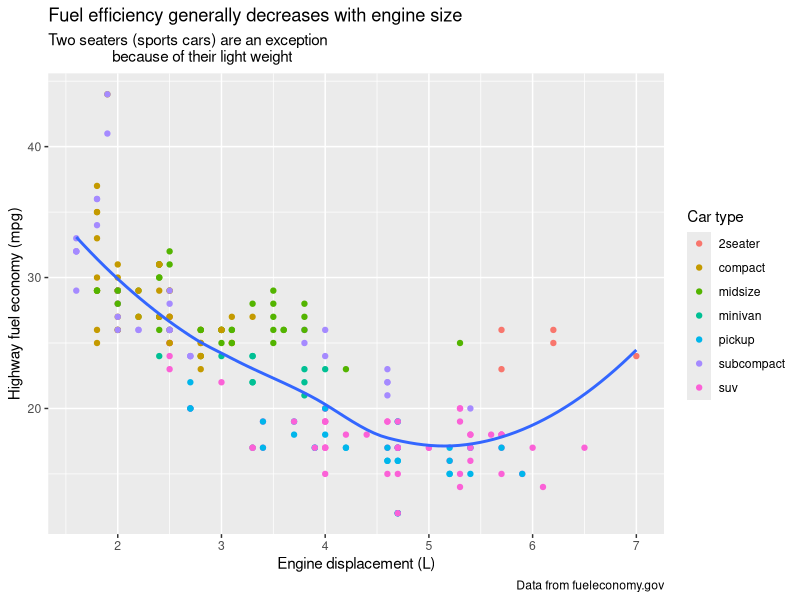
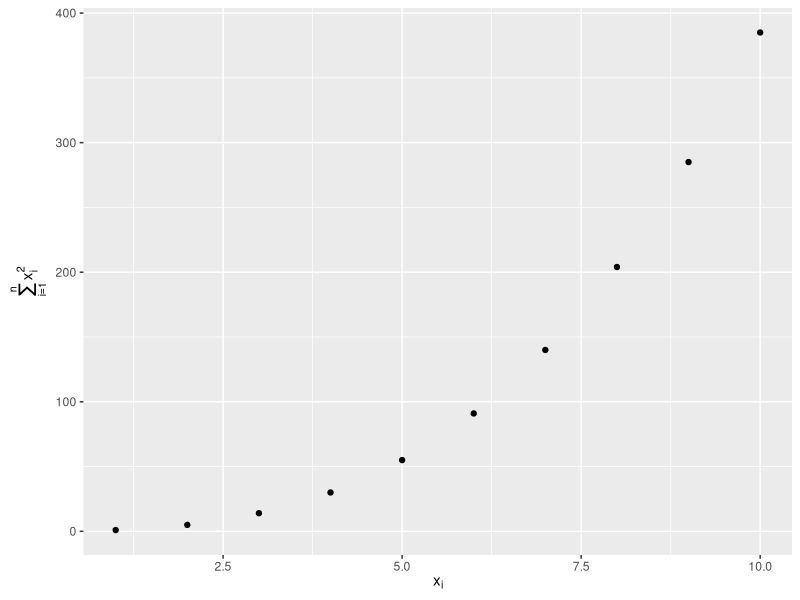
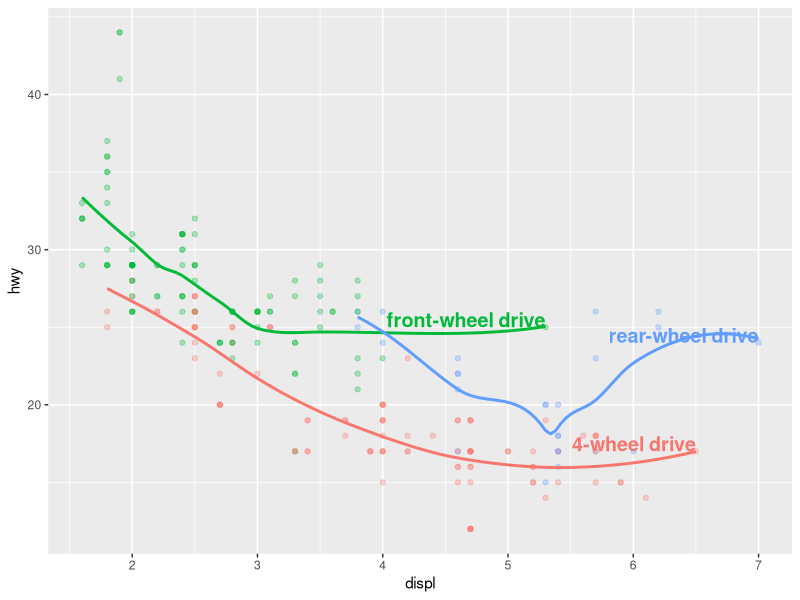
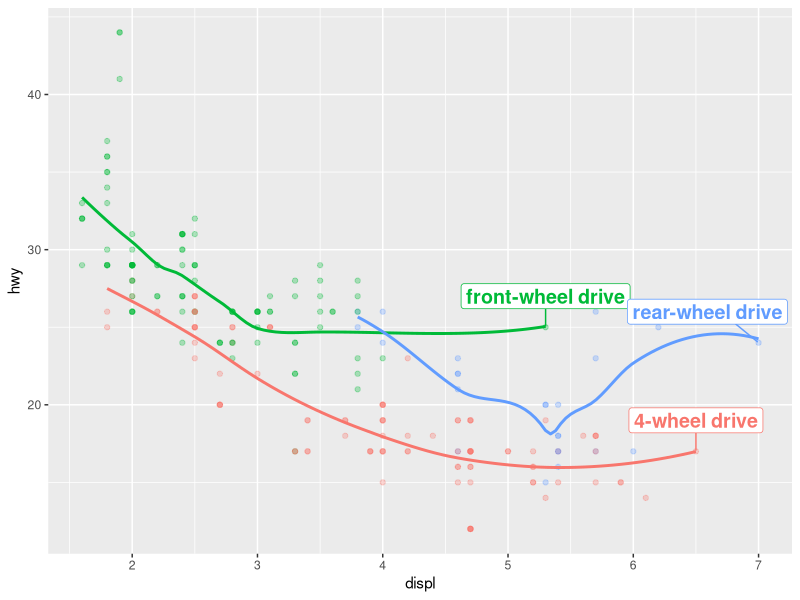
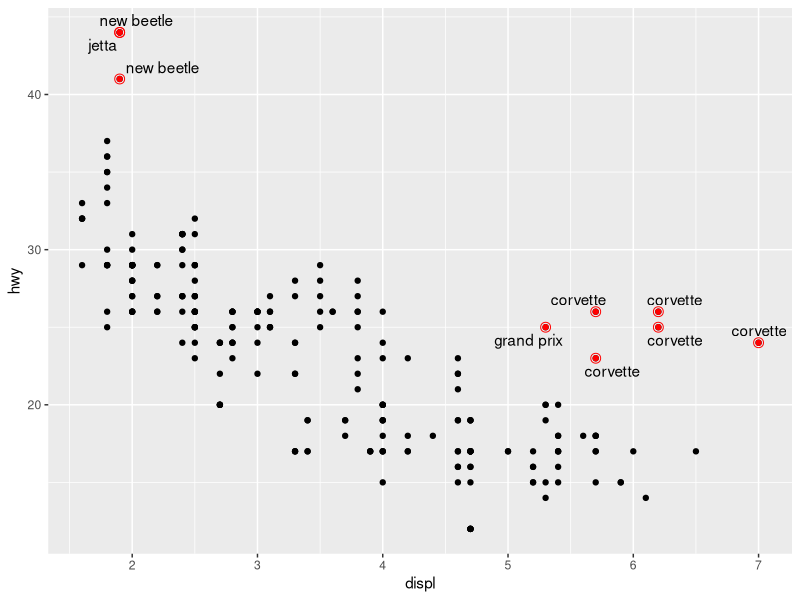
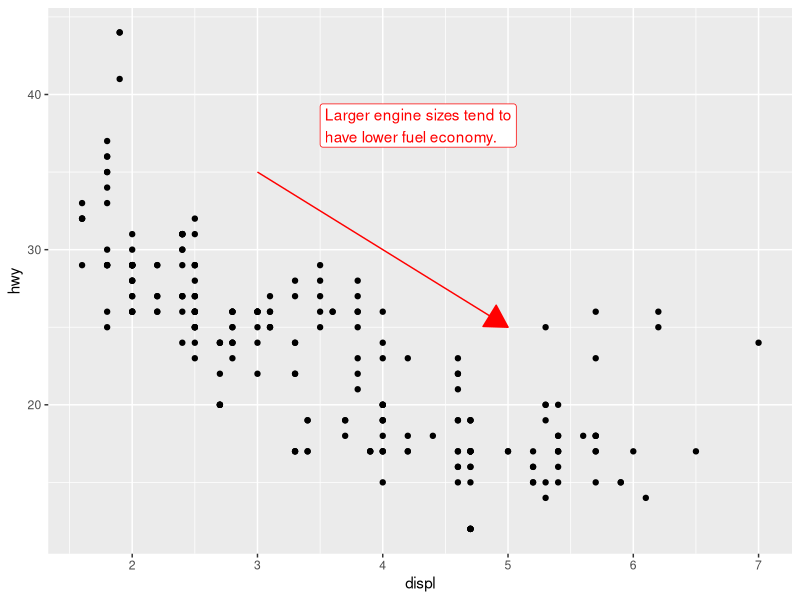
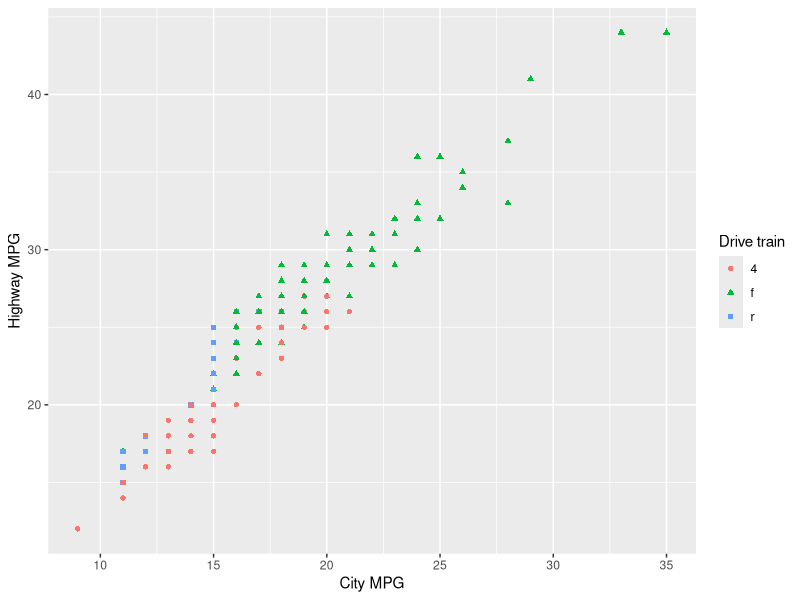
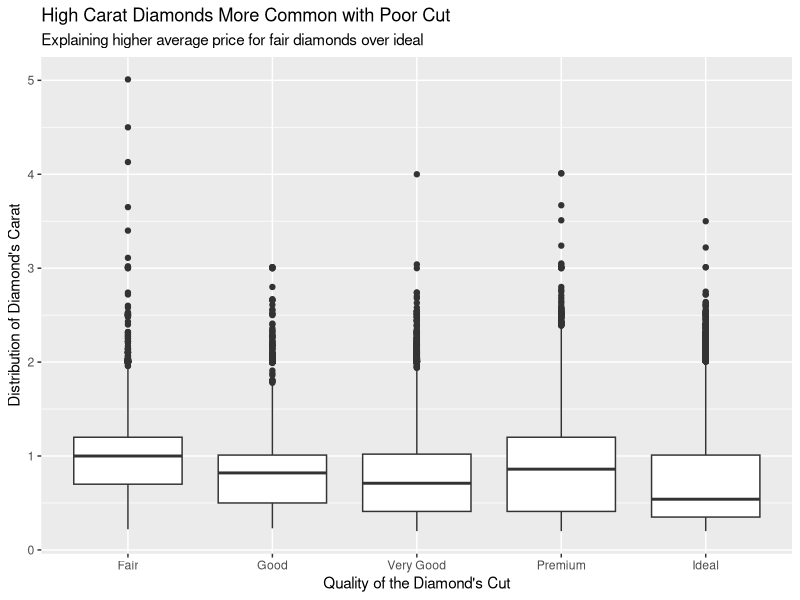

Here is the R script that generated these plots, in order:
library(tidyverse)
library(scales)
library(ggrepel)
library(patchwork)

ggplot(mpg, aes(x = displ, y = hwy)) +
  geom_point(aes(color = class)) +
  geom_smooth(se = FALSE) +
  labs(
    x = "Engine displacement (L)",
    y = "Highway fuel economy (mpg)",
    color = "Car type",
    title = "Fuel efficiency generally decreases with engine size",
    subtitle = "Two seaters (sports cars) are an exception
                because of their light weight",
    caption = "Data from fueleconomy.gov"
  )


df <- tibble(
  x = 1:10,
  y = cumsum(x^2)
)
# possible to use mathematical notation in labels as well
ggplot(df, aes(x, y)) +
  geom_point() +
  labs(
    x = quote(x[i]),
    y = quote(sum(x[i]^2, i == 1, n))
  )


#### ANNOTATIONS
# created a new dataframe containing the largest engine
# from each drive train, and labeled the drive train
# with a more informative name (eg. "4-wheel drive" vs "4")
label_info <- mpg |>
  group_by(drv) |>
  arrange(desc(displ)) |>
  slice_head(n = 1) |>
  mutate(
    drive_type = case_when(
      drv == "f" ~ "front-wheel drive",
      drv == "r" ~ "rear-wheel drive",
      drv == "4" ~ "4-wheel drive"
    )
  ) |>
  select(displ, hwy, drv, drive_type)

label_info

# Then plotted the highway MPG vs the engine size
# categorized by drive train, and then using the
# new dataframe to add labels for each at the end (largest engine spot)
ggplot(mpg, aes(x = displ, y = hwy, color = drv)) +
  geom_point(alpha = 0.3) +
  geom_smooth(se = FALSE) +
  geom_text(
    data = label_info,
    aes(x = displ, y = hwy, label = drive_type),
    fontface = "bold", size = 5, hjust = "right", vjust = "bottom"
  ) +
  theme(legend.position = "none")

# fixing the overlapping with ggrepel
ggplot(mpg, aes(x = displ, y = hwy, color = drv)) +
  geom_point(alpha = 0.3) +
  geom_smooth(se = FALSE) +
  geom_label_repel(
    data = label_info,
    aes(x = displ, y = hwy, label = drive_type),
    fontface = "bold", size = 5, nudge_y = 2
  ) +
  theme(legend.position = "none")


# highlighting possible outliers
potential_outliers <- mpg |>
  filter(hwy > 40 | (hwy > 20 & displ > 5))

ggplot(mpg, aes(x = displ, y = hwy)) +
  geom_point() +
  geom_text_repel(data = potential_outliers, aes(label = model)) +
  geom_point(data = potential_outliers, color = "red") +
  geom_point(
    data = potential_outliers,
    color = "red", size = 3, shape = "circle open"
  )



# pointing out a trend with a line and short text
trend_text <- "Larger engine sizes tend to have lower fuel economy." |>
  str_wrap(width = 30)
trend_text

ggplot(mpg, aes(x = displ, y = hwy)) +
  geom_point() +
  annotate(
    geom = "label", x = 3.5, y = 38,
    label = trend_text,
    hjust = "left", color = "red"
  ) +
  annotate(
    geom = "segment",
    x = 3, y = 35, xend = 5, yend = 25, color = "red",
    arrow = arrow(type = "closed")
  )

# Exercises
glimpse(mpg)
mpg |>
  ggplot(aes(x = cty, y = hwy, color = drv, shape = drv)) +
  geom_point() +
  labs(
    x = "City MPG",
    y = "Highway MPG",
    color = "Drive train",
    shape = "Drive train"
  )

diamonds |>
  ggplot(aes(x = cut, y = carat)) +
  geom_boxplot() +
  labs(
    title = "High Carat Diamonds More Common with Poor Cut",
    subtitle = "Explaining higher average price for fair diamonds over ideal",
    x = "Quality of the Diamond's Cut",
    y = "Distribution of Diamond's Carat"
  )


mpg |>
  ggplot(aes(x = displ, y = hwy)) +
  geom_point() +
  annotate(
    geom = "point",
    x = (7 / 2) + 1, y = (45 / 2) + 5, color = "red",
    arrow = arrow(type = "closed")
  ) +
  annotate(
    geom = "label", x = (7 / 2) + 0.625, y = (45 / 2) + 5.5,
    label = "This is a middle dot",
    hjust = "left", color = "red"
  )
